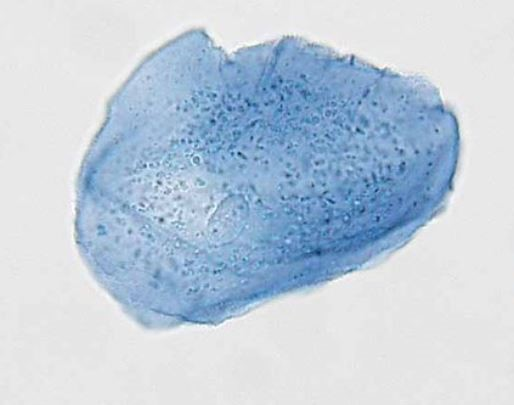
#> input picture human_cheek.jpg, 514 x 405 px
$ python main.py
#> lines starting #> are read from the running program, lines starting #| are printed output that depends on the picture; after the words box and inside, x2 and y2 are one past the last pixel; in counts of white or black regions, pixels touching at a corner belong together
import cv2
import numpy as np
from scipy import ndimage, misc
import matplotlib.pyplot as plt
from skimage import segmentation


def any_neighbor_zero(img, i, j):
    for k in range(-1, 2):
        for l in range(-1, 2):
            if img[i + k, j + k] == 0:
                return True
    return False


def zero_crossing(img):
    img[img > 0] = 1
    img[img < 0] = 0
    out_img = np.zeros(img.shape)
    for i in range(1, img.shape[0] - 1):
        for j in range(1, img.shape[1] - 1):
            if img[i, j] > 0 and any_neighbor_zero(img, i, j):
                out_img[i, j] = 255
    return out_img


# read in as color so segmented border can be overlayed onto original color img
img_original = cv2.imread('human_cheek.jpg', 1)
#> img_original is the input picture: shape (405, 514, 3); mean B, G, R 220.1, 205.2, 190.7
img = cv2.cvtColor(img_original, cv2.COLOR_BGR2GRAY)
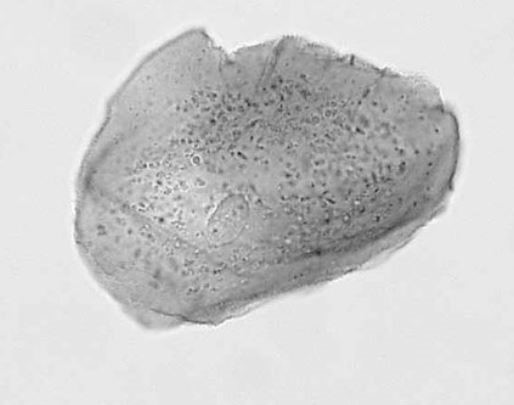
#> img: shape (405, 514); min 29, max 254, mean 202.6

fig = plt.figure(figsize=(5, 5))
plt.gray()

# display LoG edge detection with sigma values of 1-4
for sigma in range(1, 5):
    plt.subplot(2, 2, sigma)
    result = ndimage.gaussian_laplace(img, sigma=sigma)
    plt.imshow(zero_crossing(result))
    plt.axis('off')
    plt.title('Laplacian of Gaussian with sigma=' + str(sigma), size=5)
#> this loop made 4 passes
#> pass 1, `result = ndimage.gaussian_laplace(img, sigma=sigma)`:
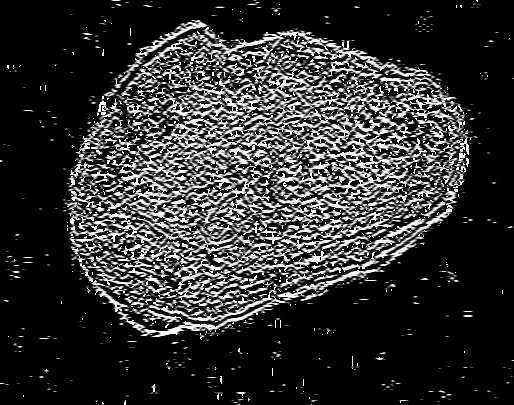
#> result: shape (405, 514); min 0, max 255, mean 50.1
#> after the loop:
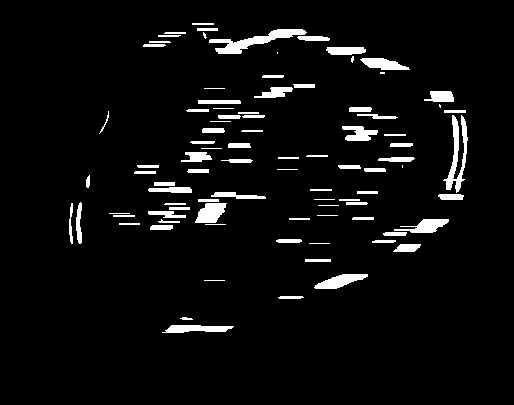
#> result: shape (405, 514); values 0 (black) and 1 (white), 5% white; 91 white regions (6 under 20 px), largest, box (x1, y1, x2, y2) and area: (209, 29, 307, 54) 836, (443, 115, 468, 193) 731, (195, 203, 227, 223) 449
plt.tight_layout()
plt.savefig('LoG_sigma_range.jpg')
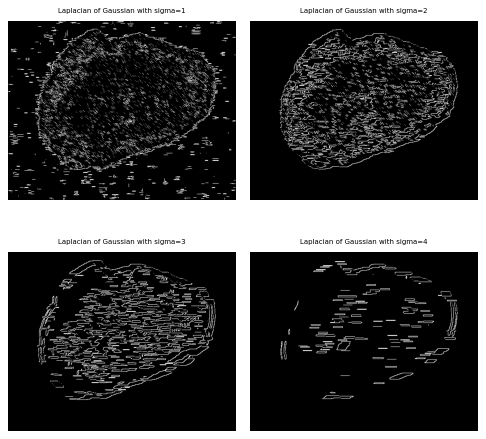
#> figure drawn by matplotlib, 4 panels
plt.show()

# sigma of 2 removed noise whilst keeping edges mostly intact
img_edge = ndimage.gaussian_laplace(img, sigma=2)
cv2.imwrite('LoG_sigma2.jpg', img_edge)

# dilate img to fill gaps in outside edge
kernel = np.ones((7, 7), np.uint8)
dilation = cv2.dilate(img_edge, kernel, iterations=2)
cv2.imshow('Dilated', dilation)
cv2.waitKey(0)
cv2.imwrite('dilated_cell.jpg', dilation)

# erode img to original size
erosion = cv2.erode(dilation, kernel, iterations=2)
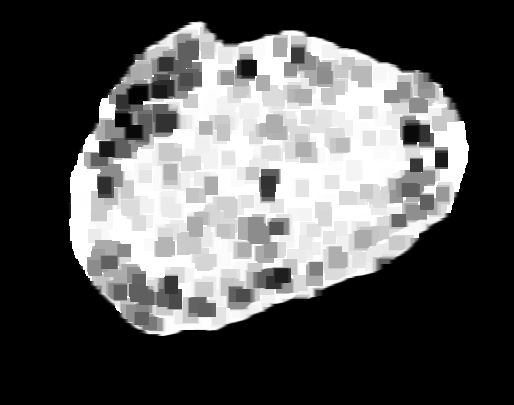
#> erosion: shape (405, 514); min 0, max 255, mean 87.3
cv2.imshow('Eroded', erosion)
cv2.waitKey(0)
cv2.imwrite('eroded_cell.jpg', erosion)

# convert any pixel value greater than 1 to 255 (white)
(thresh, segmented_cell) = cv2.threshold(erosion, 1, 255, cv2.THRESH_BINARY)
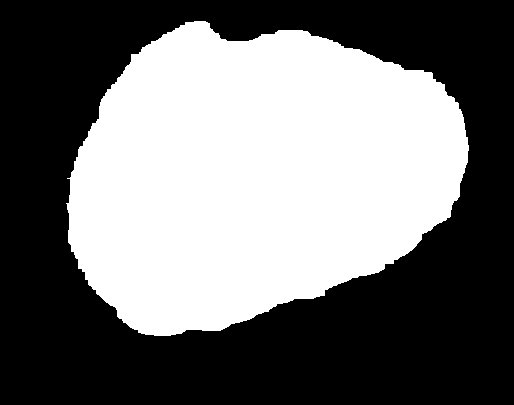
#> segmented_cell: shape (405, 514); 44.7% white; 1 white region, box (x1, y1, x2, y2) and area: (66, 21, 469, 336) 93020
cv2.imshow('Segmented Image', segmented_cell)
cv2.waitKey(0)
cv2.imwrite('segmented_cell.jpg', segmented_cell)

# overlay boundary onto original image
segmentation_boundary = segmentation.mark_boundaries(img_original, segmented_cell, mode='thick', color=(0, 0, 255))
cv2.imshow('Result', segmentation_boundary)
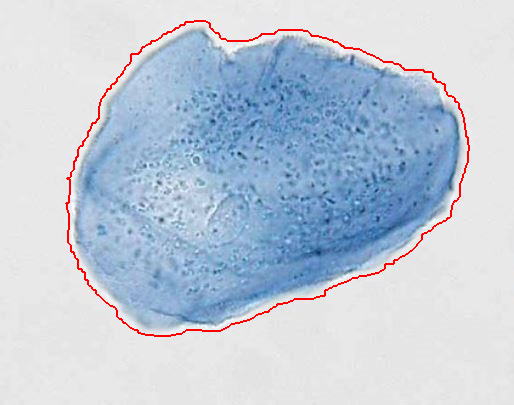
#> window 'Result': shape (405, 514, 3); mean B, G, R 217.4, 202.6, 190.9
cv2.waitKey(0)
cv2.imwrite('segm_boundary_cell.jpg', segmentation_boundary)
cv2.destroyAllWindows()
